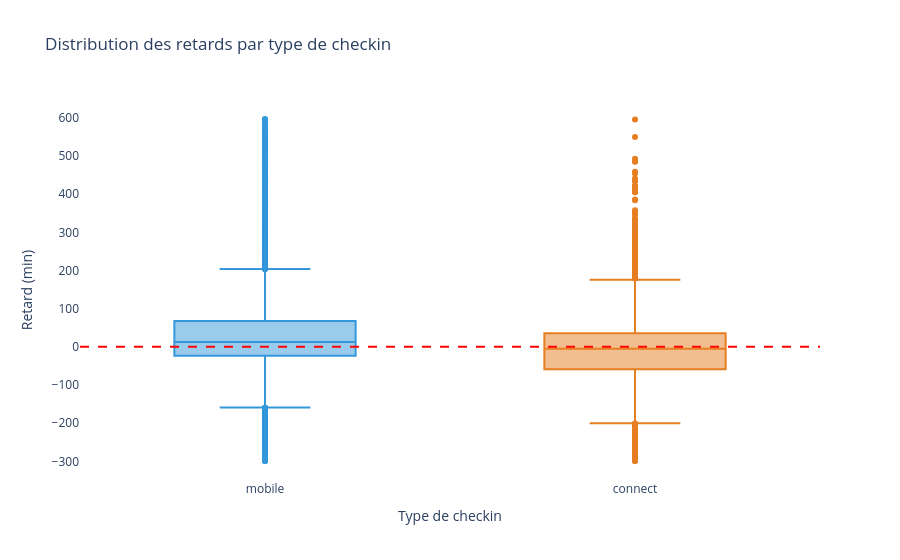

Notebook code for this chart:
### Code cell
# Retard médian par type de checkin
fig = px.box(
    data[data['delay_at_checkout_in_minutes'].between(-300, 600)],
    x='checkin_type', y='delay_at_checkout_in_minutes',
    color='checkin_type',
    title='Distribution des retards par type de checkin',
    labels={'checkin_type': 'Type de checkin', 'delay_at_checkout_in_minutes': 'Retard (min)'},
    color_discrete_map={'mobile': '#3498db', 'connect': '#e67e22'}
)
fig.add_hline(y=0, line_dash='dash', line_color='red')
fig.update_layout(plot_bgcolor='white', paper_bgcolor='white', showlegend=False)
fig.show()

### Figure 1 — Plotly figure (JSON) as saved in the notebook; plotly's stock layout.template omitted (floating-point values rounded to 4 significant figures; data arrays with more than 128 entries replaced by an {"elided": "..."} marker saying what was removed)
{"data": [{"alignmentgroup": "True", "hovertemplate": "Type de checkin=%{x}<br>Retard (min)=%{y}<extra></extra>", "legendgroup": "mobile", "marker": {"color": "#3498db"}, "name": "mobile", "notched": false, "offsetgroup": "mobile", "orientation": "v", "showlegend": true, "type": "box", "x": {"elided": "11980 str values"}, "x0": " ", "xaxis": "x", "y": {"elided": "11980 int values"}, "y0": " ", "yaxis": "y"}, {"alignmentgroup": "True", "hovertemplate": "Type de checkin=%{x}<br>Retard (min)=%{y}<extra></extra>", "legendgroup": "connect", "marker": {"color": "#e67e22"}, "name": "connect", "notched": false, "offsetgroup": "connect", "orientation": "v", "showlegend": true, "type": "box", "x": {"elided": "3172 str values"}, "x0": " ", "xaxis": "x", "y": {"elided": "3172 int values"}, "y0": " ", "yaxis": "y"}], "layout": {"boxmode": "overlay", "legend": {"title": {"text": "Type de checkin"}, "tracegroupgap": 0}, "paper_bgcolor": "white", "plot_bgcolor": "white", "shapes": [{"line": {"color": "red", "dash": "dash"}, "type": "line", "x0": 0, "x1": 1, "xref": "x domain", "y0": 0, "y1": 0, "yref": "y"}], "showlegend": false, "title": {"text": "Distribution des retards par type de checkin"}, "xaxis": {"anchor": "y", "categoryarray": ["mobile", "connect"], "categoryorder": "array", "domain": [0, 1], "title": {"text": "Type de checkin"}}, "yaxis": {"anchor": "x", "domain": [0, 1], "title": {"text": "Retard (min)"}}}}
